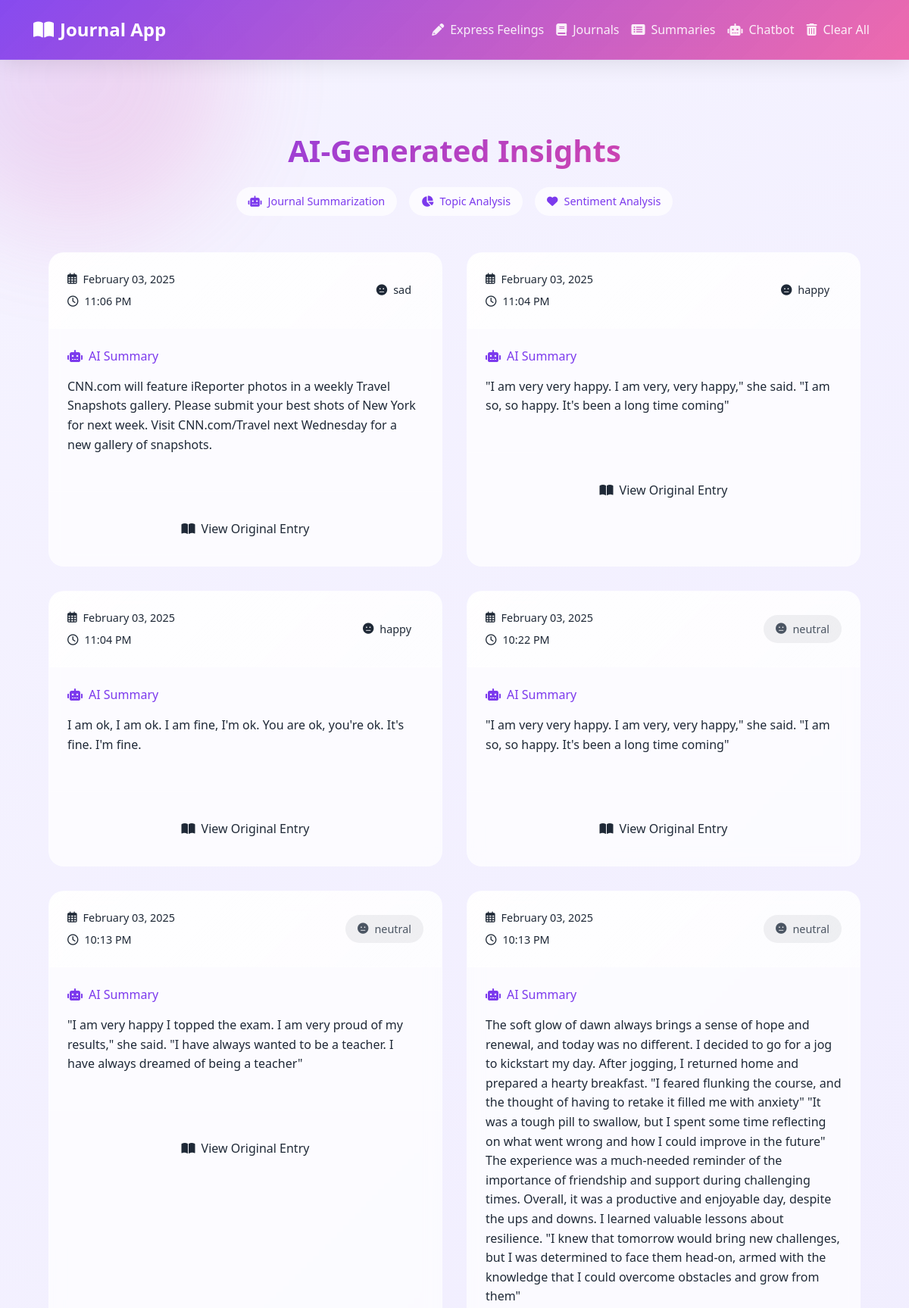
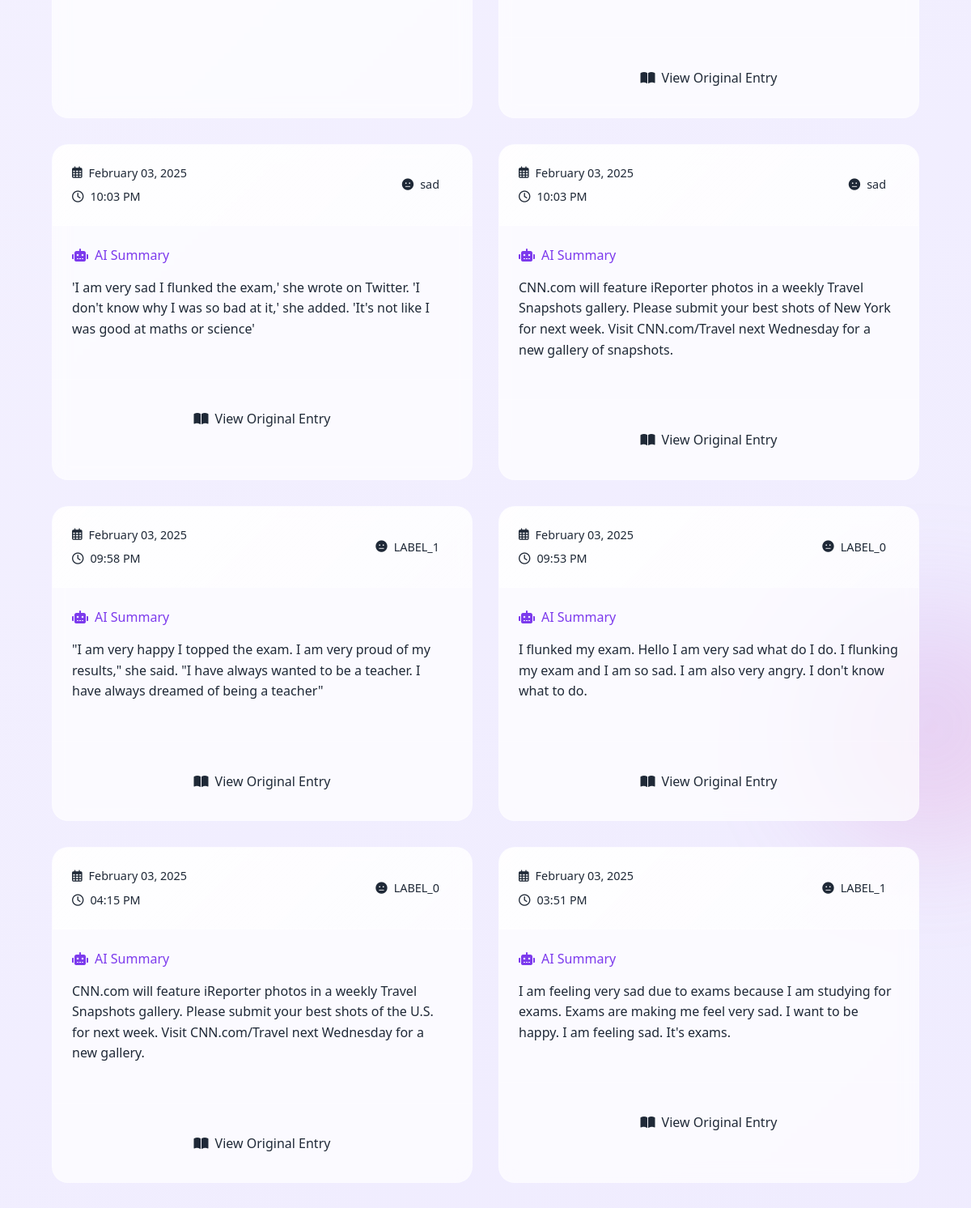
/summaries (upper part), run on the app's committed database (2 pictures, top to bottom).
### app.py (models this page shows, shortened)
class JournalEntry(db.Model):
    id = db.Column(db.Integer, primary_key=True)
    content = db.Column(db.Text, nullable=False)
    summary = db.Column(db.Text, nullable=True)
    sentiment = db.Column(db.Text, nullable=True)  # Changed from topics to sentiment
    date_created = db.Column(db.DateTime, default=datetime.now(pytz.timezone('Asia/Kolkata')))  # Set default to IST

### app.py (the view)
@app.route('/summaries')
def summaries():
    entries = JournalEntry.query.order_by(JournalEntry.date_created.desc()).all()
    return render_template('summaries.html', entries=entries)

### templates/summaries.html (shortened to what this page needs)
{% extends 'base.html' %}
{% block content %}
<div class="summaries-container fade-in">
    <div class="page-header">
        <h1 class="gradient-text">AI-Generated Insights</h1>
        <div class="ai-features">
            <div class="feature-badge">
                <i class="fas fa-robot"></i>
                <span>Journal Summarization</span>
            </div>
            <div class="feature-badge">
                <i class="fas fa-chart-pie"></i>
                <span>Topic Analysis</span>
            </div>
            <div class="feature-badge">
                <i class="fas fa-heart"></i>
                <span>Sentiment Analysis</span>
            </div>
        </div>
    </div>
    <div class="summaries-grid">
        {% for entry in entries %}
        <div class="summary-card">
            <div class="card-header">
                <div class="header-left">
                    <div class="date">
                        <i class="far fa-calendar-alt"></i>
                        {{ entry.date_created.strftime('%B %d, %Y') }}
                    </div>
                    <div class="time">
                        <i class="far fa-clock"></i>
                        {{ entry.date_created.strftime('%I:%M %p') }}
                    </div>
                </div>
                <div class="sentiment-pill {{ entry.sentiment.lower() }}">
                    {% if entry.sentiment.lower() == 'positive' %}
                        <i class="fas fa-smile"></i>
                    {% elif entry.sentiment.lower() == 'negative' %}
                        <i class="fas fa-frown"></i>
                    {% else %}
                        <i class="fas fa-meh"></i>
                    {% endif %}
                    {{ entry.sentiment }}
                </div>
            </div>
            <div class="card-body">
                <div class="ai-summary">
                    <div class="summary-header">
                        <i class="fas fa-robot"></i>
                        <span>AI Summary</span>
                    </div>
                    <p class="summary-text">{{ entry.summary }}</p>
                </div>
            </div>
            <div class="card-footer">
                <button class="view-full-btn" onclick="toggleOriginal(this)">
                    <i class="fas fa-book-open"></i>
                    View Original Entry
                </button>
            </div>
        </div>
        {% endfor %}
    </div>
</div>
{% endblock %}

### templates/base.html (style rules this page uses)
:root { --primary: #7C3AED; --primary-dark: #6D28D9; --primary-light: #A78BFA; --secondary: #EC4899; --background: #F5F3FF; --surface: #ffffff; --text: #1F2937; --glass: rgba(255, 255, 255, 0.7); --glass-gradient: linear-gradient( 135deg, rgba(255, 255, 255, 0.8), rgba(255, 255, 255, 0.4) ); --nav-glass: linear-gradient( 135deg, rgba(124, 58, 237, 0.9), rgba(236, 72, 153, 0.8) ); }
body { background: linear-gradient(135deg, #F5F3FF 0%, #EDE9FE 100%); color: var(--text); font-family: 'Segoe UI', system-ui, -apple-system, sans-serif; min-height: 100vh; display: flex; flex-direction: column; position: relative; overflow-x: hidden; }
.card-header { background: var(--glass-gradient); border-bottom: 1px solid rgba(255, 255, 255, 0.2); padding: 1.5rem; }

### templates/summaries.html (style rules this page uses)
.summaries-container { max-width: 1200px; margin: 0 auto; padding: 2rem; }
.page-header { text-align: center; margin-bottom: 3rem; }
.gradient-text { font-size: 2.5rem; font-weight: bold; background: linear-gradient(135deg, var(--primary), var(--secondary)); -webkit-background-clip: text; -webkit-text-fill-color: transparent; margin-bottom: 1.5rem; }
.ai-features { display: flex; gap: 1rem; justify-content: center; flex-wrap: wrap; }
.feature-badge { background: var(--glass); backdrop-filter: blur(10px); padding: 0.5rem 1rem; border-radius: 20px; display: flex; align-items: center; gap: 0.5rem; font-size: 0.9rem; color: var(--primary); animation: fadeIn 0.5s ease-out forwards; }
.summaries-grid { display: grid; grid-template-columns: repeat(auto-fit, minmax(350px, 1fr)); gap: 2rem; }
.summary-card { background: var(--glass); backdrop-filter: blur(10px); border-radius: 20px; overflow: hidden; border: 1px solid rgba(255, 255, 255, 0.2); transition: all 0.3s ease; }
.card-header { background: var(--glass-gradient); padding: 1.5rem; display: flex; justify-content: space-between; align-items: center; border-bottom: 1px solid rgba(255, 255, 255, 0.2); }
.header-left { display: flex; flex-direction: column; gap: 0.5rem; }
.date, .time { display: flex; align-items: center; gap: 0.5rem; font-size: 0.9rem; color: var(--text); }
.sentiment-pill { padding: 0.5rem 1rem; border-radius: 20px; display: flex; align-items: center; gap: 0.5rem; font-size: 0.9rem; }
.sentiment-pill.neutral { background: rgba(107, 114, 128, 0.1); color: #4B5563; }
.card-body { padding: 1.5rem; }
.ai-summary { margin-bottom: 1.5rem; }
.summary-header, .topics-header { display: flex; align-items: center; gap: 0.5rem; color: var(--primary); margin-bottom: 1rem; font-weight: 500; }
.summary-text { line-height: 1.6; color: var(--text); }
.card-footer { padding: 1.5rem; border-top: 1px solid rgba(255, 255, 255, 0.2); }
.view-full-btn { width: 100%; padding: 0.8rem; border: none; border-radius: 10px; background: transparent; color: var(--text); display: flex; align-items: center; justify-content: center; gap: 0.5rem; transition: all 0.3s ease; cursor: pointer; }

### data on the page
JournalEntry: date_created "February 03, 2025", date_created "11:06 PM", sentiment "sad", summary "CNN.com will feature iReporter photos in a weekly Travel Snapshots gallery. Please submit your best shots of New York for next week. Visit CNN.com/Travel next Wednesday for a new gallery of snapshots."
JournalEntry: date_created "February 03, 2025", date_created "11:04 PM", sentiment "happy", summary "\"I am very very happy. I am very, very happy,\" she said. \"I am so, so happy. It's been a long time coming\""
JournalEntry: date_created "February 03, 2025", date_created "11:04 PM", sentiment "happy", summary "I am ok, I am ok. I am fine, I'm ok. You are ok, you're ok. It's fine. I'm fine."
JournalEntry: date_created "February 03, 2025", date_created "10:22 PM", sentiment "neutral", summary "\"I am very very happy. I am very, very happy,\" she said. \"I am so, so happy. It's been a long time coming\""
JournalEntry: date_created "February 03, 2025", date_created "10:13 PM", sentiment "neutral", summary "\"I am very happy I topped the exam. I am very proud of my results,\" she said. \"I have always wanted to be a teacher. I have always dreamed of being a teacher\""
JournalEntry: date_created "February 03, 2025", date_created "10:13 PM", sentiment "neutral", summary "The soft glow of dawn always brings a sense of hope and renewal, and today was no different. I decided to go for a jog to kickstart my day. After jogging, I returned home and prepared a hearty breakfast. \"I feared flunking the course, and the thought of having to retake it filled me with anxiety\" \"It was a tough pill to swallow, but I spent some time reflecting on what went wrong and how I could improve in the future\" The experience was a much-needed reminder of the importance of friendship and support during challenging times. Overall, it was a productive and enjoyable day, despite the ups and downs. I learned valuable lessons about resilience. \"I knew that tomorrow would bring new…"
JournalEntry: date_created "February 03, 2025", date_created "10:03 PM", sentiment "sad", summary "'I am very sad I flunked the exam,' she wrote on Twitter. 'I don't know why I was so bad at it,' she added. 'It's not like I was good at maths or science'"
JournalEntry: date_created "February 03, 2025", date_created "10:03 PM", sentiment "sad", summary "CNN.com will feature iReporter photos in a weekly Travel Snapshots gallery. Please submit your best shots of New York for next week. Visit CNN.com/Travel next Wednesday for a new gallery of snapshots."
JournalEntry: date_created "February 03, 2025", date_created "09:58 PM", sentiment "LABEL_1", summary "\"I am very happy I topped the exam. I am very proud of my results,\" she said. \"I have always wanted to be a teacher. I have always dreamed of being a teacher\""
JournalEntry: date_created "February 03, 2025", date_created "09:53 PM", sentiment "LABEL_0", summary "I flunked my exam. Hello I am very sad what do I do. I flunking my exam and I am so sad. I am also very angry. I don't know what to do."
JournalEntry: date_created "February 03, 2025", date_created "04:15 PM", sentiment "LABEL_0", summary "CNN.com will feature iReporter photos in a weekly Travel Snapshots gallery. Please submit your best shots of the U.S. for next week. Visit CNN.com/Travel next Wednesday for a new gallery."
JournalEntry: date_created "February 03, 2025", date_created "03:51 PM", sentiment "LABEL_1", summary "I am feeling very sad due to exams because I am studying for exams. Exams are making me feel very sad. I want to be happy. I am feeling sad. It's exams."
